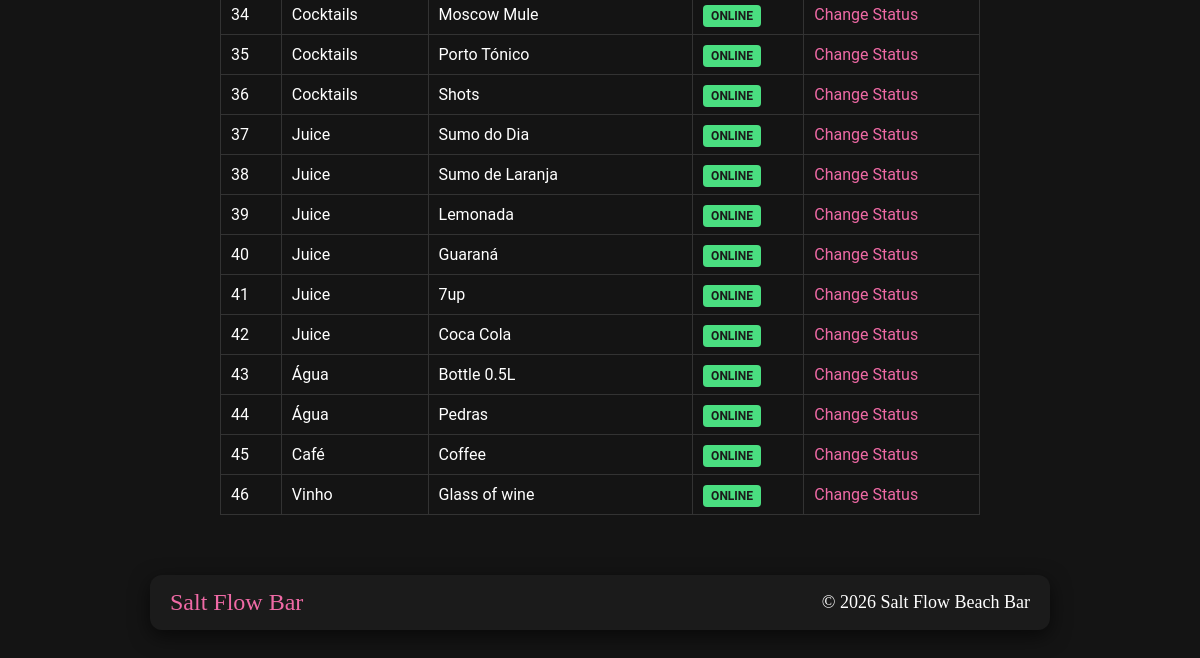
Page /admin_products.php (signed in, lower part) on the earlier database version.
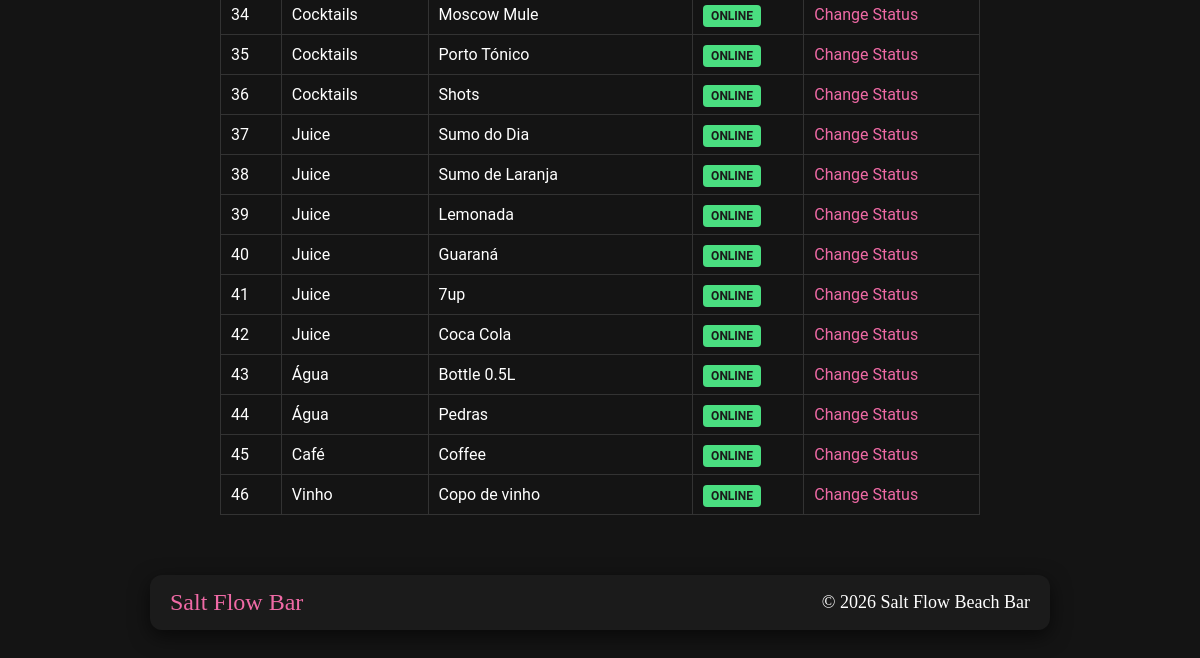
Same page on the later database version.
### tables this page shows
CREATE TABLE products (
    id INT AUTO_INCREMENT PRIMARY KEY,
    category_id INT,
    name VARCHAR(100) NOT NULL,
    description TEXT,
    price DECIMAL(10, 2) NOT NULL,
    is_active BOOLEAN DEFAULT TRUE,
    FOREIGN KEY (category_id) REFERENCES categories(id)
);

CREATE TABLE categories (
    id INT AUTO_INCREMENT PRIMARY KEY,
    name VARCHAR(50) NOT NULL,
    slug VARCHAR(50) NOT NULL
);

### admin_products.php (the view, shortened to what this page needs)
<?php
require 'db_connect.php';
$prods = $pdo->query("SELECT p.*, c.name as cname FROM products p JOIN categories c ON p.category_id=c.id ORDER BY p.id")->fetchAll();
?>
<!DOCTYPE html>
<html lang="en">
<head><meta charset="UTF-8"><link rel="stylesheet" href="style.css"><title>Admin Products</title></head>
<body>
    <div class="admin-container">
        <table>
            <?php foreach($prods as $p): ?>
            <tr>
                <td><?= $p['id'] ?></td>
                <td><?= $p['cname'] ?></td>
                <td><?= $p['name'] ?></td>
                <td><span class="status-tag <?= $p['is_active']?'status-online':'status-offline' ?>"><?= $p['is_active']?'ONLINE':'OFFLINE' ?></span></td>
                <td><a href="?toggle=<?= $p['id'] ?>" class="action-link">Change Status</a></td>
            </tr>
            <?php endforeach; ?>
        </table>
    </div>
<?php include 'footer.php'; ?>

Differences in the rows shown:
changed products "Vinho": name "Glass of wine" → "Copo de vinho"
